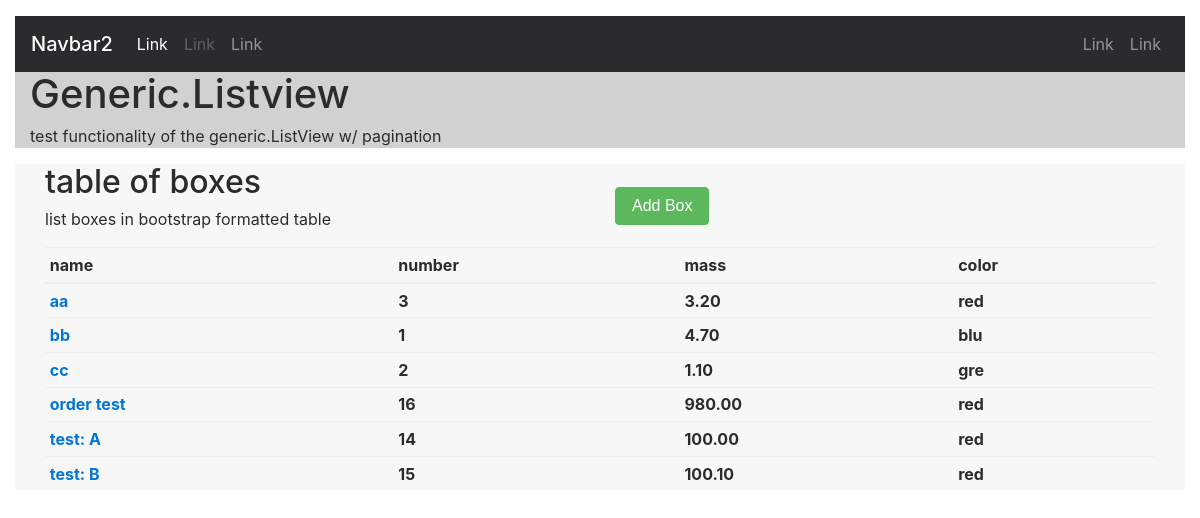
Page /st/listview/ (signed in) on the earlier database version.
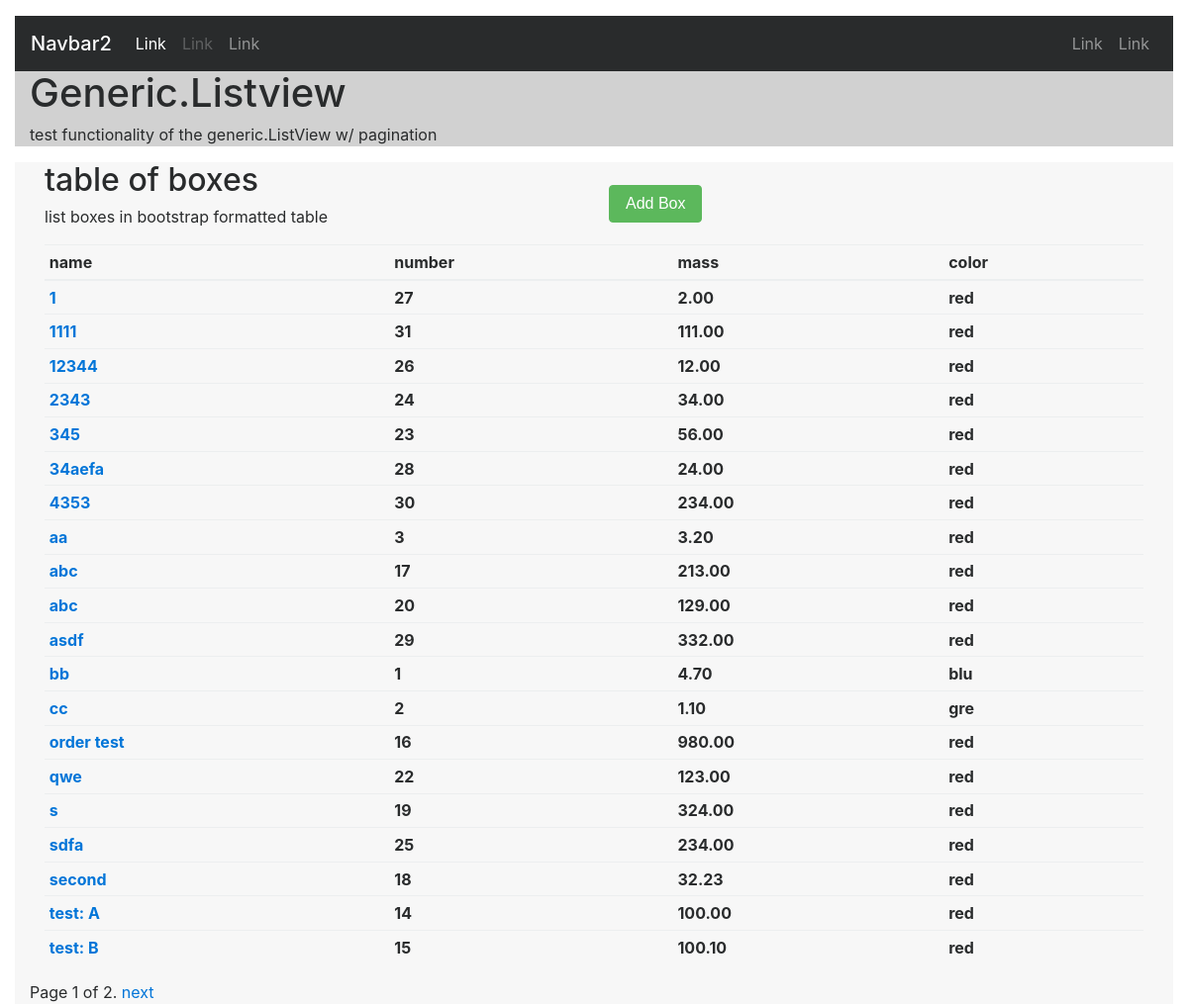
Same page on the later database version.
### st_0/models.py (models this page shows, shortened)
class box(models.Model):
    box_name = models.CharField(max_length = 10)
    colors = (('red','red'),
              ('blu','blue'),
              ('gre','green'),
              ('yel','yellow')
    )
    box_color = models.CharField(max_length=3,choices=colors,default='red')
    mass = models.DecimalField(max_digits=5,decimal_places=2)

### st_0/views.py (the view)
@method_decorator(login_required,name='dispatch')
class boxListView(generic.ListView):
    model = box
    template_name = 'box_list_view.html'
    context_object_name = 'box'
    paginate_by=20
    def get_queryset(self):
        new_context = box.objects.all().order_by('box_name')
        return new_context

### st_0/templates/box_list_view.html (shortened to what this page needs)
{% extends 'debug_base.html' %}
{% block title %}
    Generic.Listview
{% endblock %}
{% block subtitle %}
    test functionality of the generic.ListView w/ pagination
{% endblock %}
{% block content%}
    <div class="container-fluid">
    {% if box  %}
    <div class="row">
    <div class="col-md-6">
    <h2>table of boxes</h2>
    <p>list boxes in bootstrap formatted table</p>
    </div>
    <div class="col-md-6 my-auto align-items-center ">
    <a href="{% url 'add' %}">
    <button type="button" class="btn btn-success">Add Box</button>
    </a>
    </div>
    </div>
    <table class="table table-sm">
    <thead>
        <tr>
            <th>name</th>
            <th>number</th>
            <th>mass</th>
            <th>color</th>
        </tr>
    </thead>
    <tbody>
    {% for b in box  %}
        <tr>
            <th><a href="{% url 'mod' b.pk %}">{{b.box_name}}</a></th>
            <th>{{b.pk}}</th>
            <th>{{b.mass}}</th>
            <th>{{b.box_color}}</th>
        </tr>
    {% endfor %}
    </tbody>
    </table>
    {% endif %}
    </div>
{% if is_paginated %}
	<div class="pagination">
    	<span class="page-links">
            <span class="page-current">
            Page {{ page_obj.number }} of {{ page_obj.paginator.num_pages }}.
            </span>
            	{% if page_obj.has_next %}
                  	<a href="{{ request.path }}?page={{ page_obj.next_page_number }}">next</a>
            	{% endif %}
		</span>
	</div>
{% endif %}
{% endblock %}

Differences in the rows shown:
added box: box_name "1", pk "27", mass "2.00", box_color "red"
added box: box_name "1111", pk "31", mass "111.00", box_color "red"
added box: box_name "12344", pk "26", mass "12.00", box_color "red"
added box: box_name "2343", pk "24", mass "34.00", box_color "red"
added box: box_name "345", pk "23", mass "56.00", box_color "red"
added box: box_name "34aefa", pk "28", mass "24.00", box_color "red"
added box: box_name "4353", pk "30", mass "234.00", box_color "red"
added box: box_name "abc", pk "17", mass "213.00", box_color "red"
added box: box_name "abc", pk "20", mass "129.00", box_color "red"
added box: box_name "asdf", pk "29", mass "332.00", box_color "red"
added box: box_name "qwe", pk "22", mass "123.00", box_color "red"
added box: box_name "s", pk "19", mass "324.00", box_color "red"
added box: box_name "sdfa", pk "25", mass "234.00", box_color "red"
added box: box_name "second", pk "18", mass "32.23", box_color "red"
Other differences:
{{ page_obj.number }}: (not shown) → "1"
{{ page_obj.paginator.num_pages }}: (not shown) → "2"
text now shown: "Page of . next"
